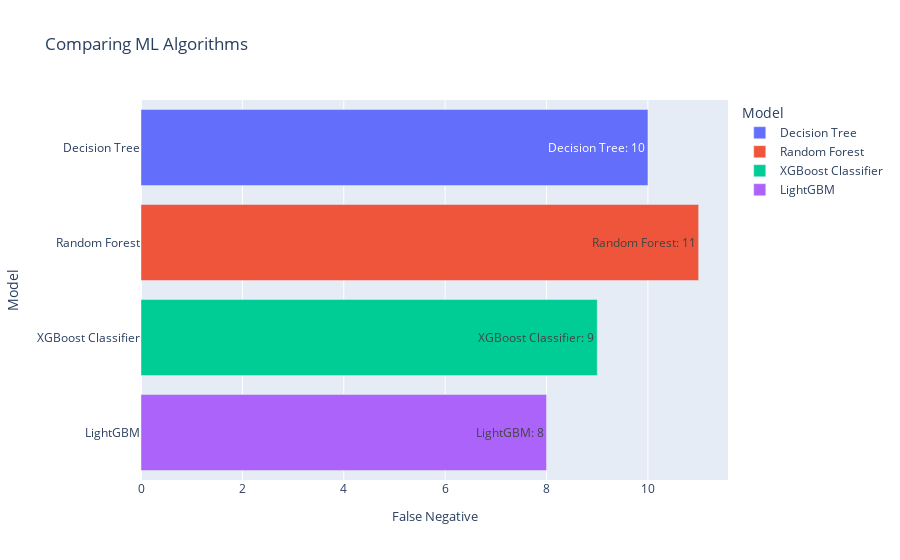

The notebook cell this image was saved under:
### Code cell
# Define the text for each model (including model name and score)
models2['Text'] = [f'{model}: {score}' for model, score in zip(models2['Model'], models2['False negative'])]

# Create a horizontal bar plot
fig = px.bar(models2, y="Model", x="False negative", color="Model", text='Text', orientation='h', title="Comparing ML Algorithms")

# Set the x-axis label and its size
fig.update_layout(xaxis_title="False Negative", xaxis_title_font_size=13)

# Set the y-axis label and its size
fig.update_layout(yaxis_title="Model", yaxis_title_font_size=14)

# Show the plot
fig.show()

### Figure 1 — Plotly figure (JSON) as saved in the notebook; plotly's stock layout.template omitted (floating-point values rounded to 4 significant figures)
{"data": [{"alignmentgroup": "True", "hovertemplate": "Model=%{y}<br>False negative=%{x}<br>Text=%{text}<extra></extra>", "legendgroup": "Decision Tree", "marker": {"color": "#636efa", "pattern": {"shape": ""}}, "name": "Decision Tree", "offsetgroup": "Decision Tree", "orientation": "h", "showlegend": true, "text": ["Decision Tree: 10"], "textposition": "auto", "type": "bar", "x": [10], "xaxis": "x", "y": ["Decision Tree"], "yaxis": "y"}, {"alignmentgroup": "True", "hovertemplate": "Model=%{y}<br>False negative=%{x}<br>Text=%{text}<extra></extra>", "legendgroup": "Random Forest", "marker": {"color": "#EF553B", "pattern": {"shape": ""}}, "name": "Random Forest", "offsetgroup": "Random Forest", "orientation": "h", "showlegend": true, "text": ["Random Forest: 11"], "textposition": "auto", "type": "bar", "x": [11], "xaxis": "x", "y": ["Random Forest"], "yaxis": "y"}, {"alignmentgroup": "True", "hovertemplate": "Model=%{y}<br>False negative=%{x}<br>Text=%{text}<extra></extra>", "legendgroup": "XGBoost Classifier", "marker": {"color": "#00cc96", "pattern": {"shape": ""}}, "name": "XGBoost Classifier", "offsetgroup": "XGBoost Classifier", "orientation": "h", "showlegend": true, "text": ["XGBoost Classifier: 9"], "textposition": "auto", "type": "bar", "x": [9], "xaxis": "x", "y": ["XGBoost Classifier"], "yaxis": "y"}, {"alignmentgroup": "True", "hovertemplate": "Model=%{y}<br>False negative=%{x}<br>Text=%{text}<extra></extra>", "legendgroup": "LightGBM", "marker": {"color": "#ab63fa", "pattern": {"shape": ""}}, "name": "LightGBM", "offsetgroup": "LightGBM", "orientation": "h", "showlegend": true, "text": ["LightGBM: 8"], "textposition": "auto", "type": "bar", "x": [8], "xaxis": "x", "y": ["LightGBM"], "yaxis": "y"}], "layout": {"barmode": "relative", "legend": {"title": {"text": "Model"}, "tracegroupgap": 0}, "title": {"text": "Comparing ML Algorithms"}, "xaxis": {"anchor": "y", "domain": [0, 1], "title": {"font": {"size": 13}, "text": "False Negative"}}, "yaxis": {"anchor": "x", "categoryarray": ["LightGBM", "XGBoost Classifier", "Random Forest", "Decision Tree"], "categoryorder": "array", "domain": [0, 1], "title": {"font": {"size": 14}, "text": "Model"}}}}
